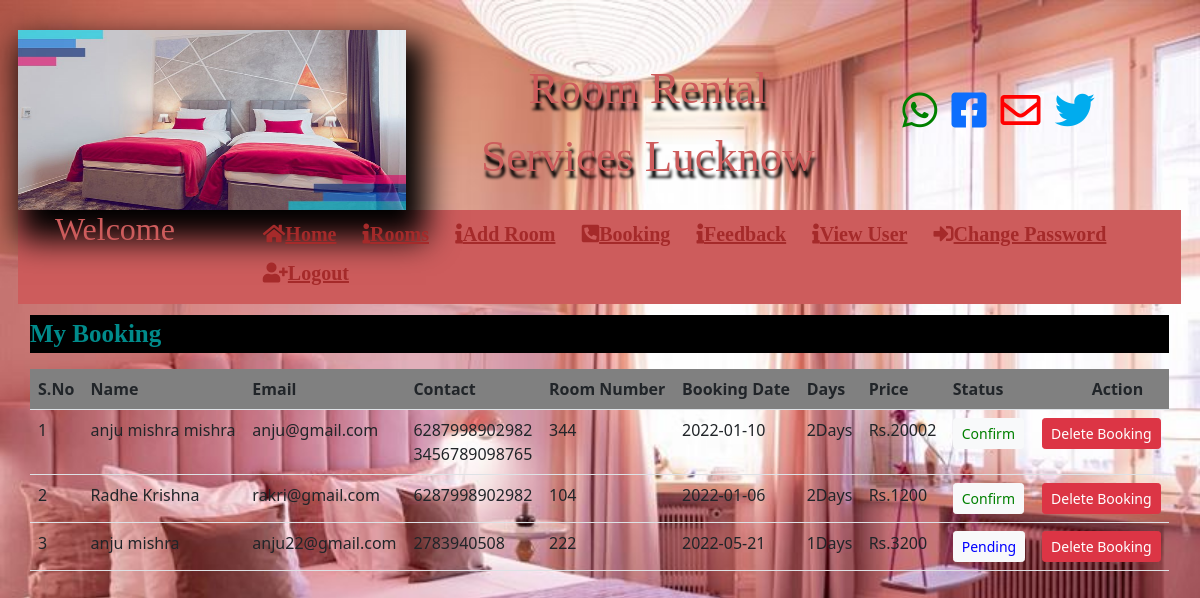
Screenshot of /view_booking with the database file from the repository.
### room/models.py (models this page shows)
class Booking(models.Model):
    room_no = models.CharField(max_length=20,null=True)
    full_name = models.CharField(max_length=20,null=True)
    email_id = models.CharField(max_length=20,null=True)
    mobile1 = models.CharField(max_length=20,null=True)
    mobile2 = models.CharField(max_length=20,null=True)
    booking_date = models.CharField(max_length=20,null=True)
    days = models.CharField(max_length=20,null=True)
    gender = models.CharField(max_length=20,null=True)
    price = models.CharField(max_length=20,null=True)
    address = models.CharField(max_length=20,null=True)
    status = models.CharField(max_length=20,null=True)

### room/views.py (the view)
# urls.py: path('view_booking',view_booking,name='view_booking'),
def view_booking(request):
    data = Booking.objects.all()
    d = {'data':data}
    return render(request,'view_booking.html',d)

### room/templates/view_booking.html (shortened to what this page needs)
{% include 'admin_navigation.html' %}
<marquee style="font-family: 'Monotype Corsiva'; font-size:25px; color:darkcyan; background-color:black; font-weight:bold; margin-top:1%">
    My Booking
</marquee>
<table class="table table-hover mt-3">
    <tr bgcolor="gray">
        <th>S.No </th>
        <th>Name </th>
        <th>Email </th>
        <th>Contact </th>
        <th>Room Number</th>
        <th>Booking Date</th>
        <th>Days</th>
        <th>Price</th>
        <th>Status</th>
        <th><span style="margin-left:50px;">Action</span></th>
    </tr>
    {% for i in data %}
    <tr>
        <td>{{forloop.counter}}</td>
        <td>{{i.full_name}}</td>
        <td>{{i.email_id}}</td>
        <td>{{i.mobile1}}<br>{{i.mobile2}}</td>
        <td>{{i.room_no}}</td>
        <td>{{i.booking_date}}</td>
        <td>{{i.days}}Days</td>
        <td>Rs.{{i.price}}</td>
        <td><a href="{% url 'change_status' i.id %}" class="btn btn-light btn-sm">
            {% if i.status == "Confirm" %}
            <span style="color:green;">{{i.status}}</span>
            {% endif %}
            {% if i.status == "Pending" %}
            <span style="color:blue;">{{i.status}}</span>
            {% endif %}
        </a></td>
        <td align="center"><a href="{% url 'delete_booking' i.id %}" class="btn btn-danger btn-sm" >Delete Booking</a></td>
    </tr>
    {% endfor %}
</table>

### room/templates/admin_navigation.html (style rules this page uses)
.b4 { background-border:4px solid red; background-image: url(pic.jpg); background-size: 100% 100%; background-repeat:no-repeat; background-attachment:fixed; margin:0px 1px 40px 0px; padding:30px; background-shadow:10px 11px 8px 10px red; }

### rows the page displays
Booking: full_name "anju mishra mishra", email_id "anju@gmail.com", mobile1 "6287998902982", mobile2 "3456789098765", room_no "344", booking_date "2022-01-10", days "2", price "20002", status "Confirm"
Booking: full_name "Radhe Krishna", email_id "rakri@gmail.com", mobile1 "6287998902982", room_no "104", booking_date "2022-01-06", days "2", price "1200", status "Confirm"
Booking: full_name "anju mishra", email_id "anju22@gmail.com", mobile1 "2783940508", room_no "222", booking_date "2022-05-21", days "1", price "3200", status "Pending"
